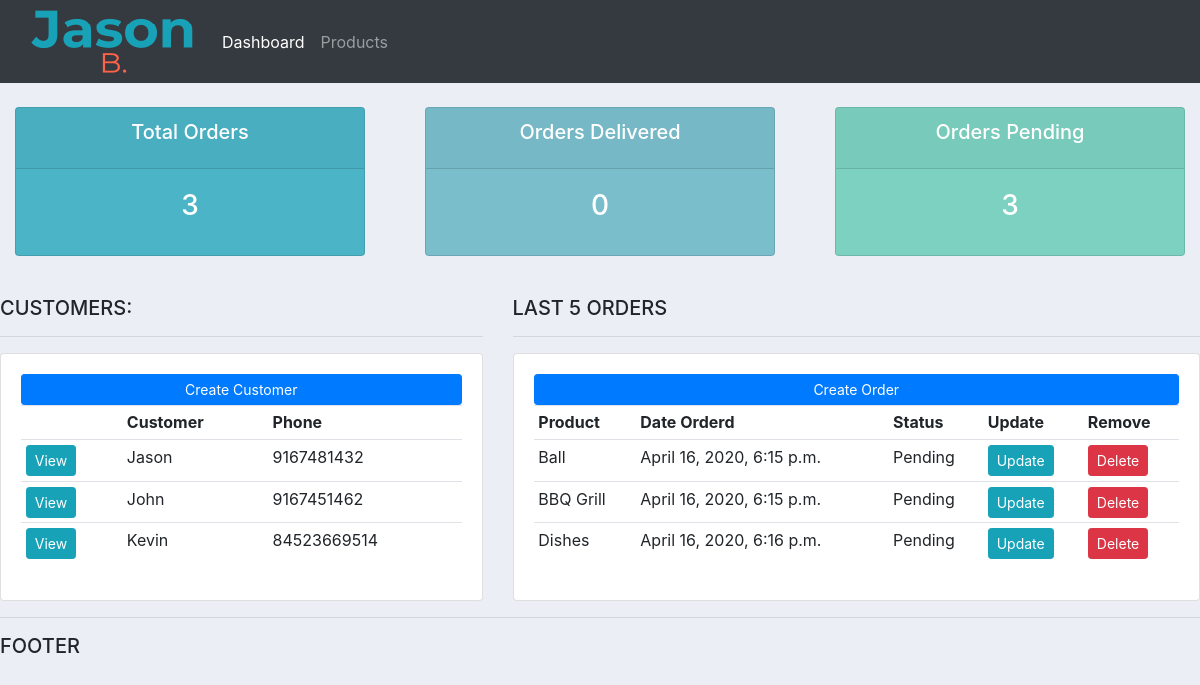
The page /accounts/ on the database as committed earlier.
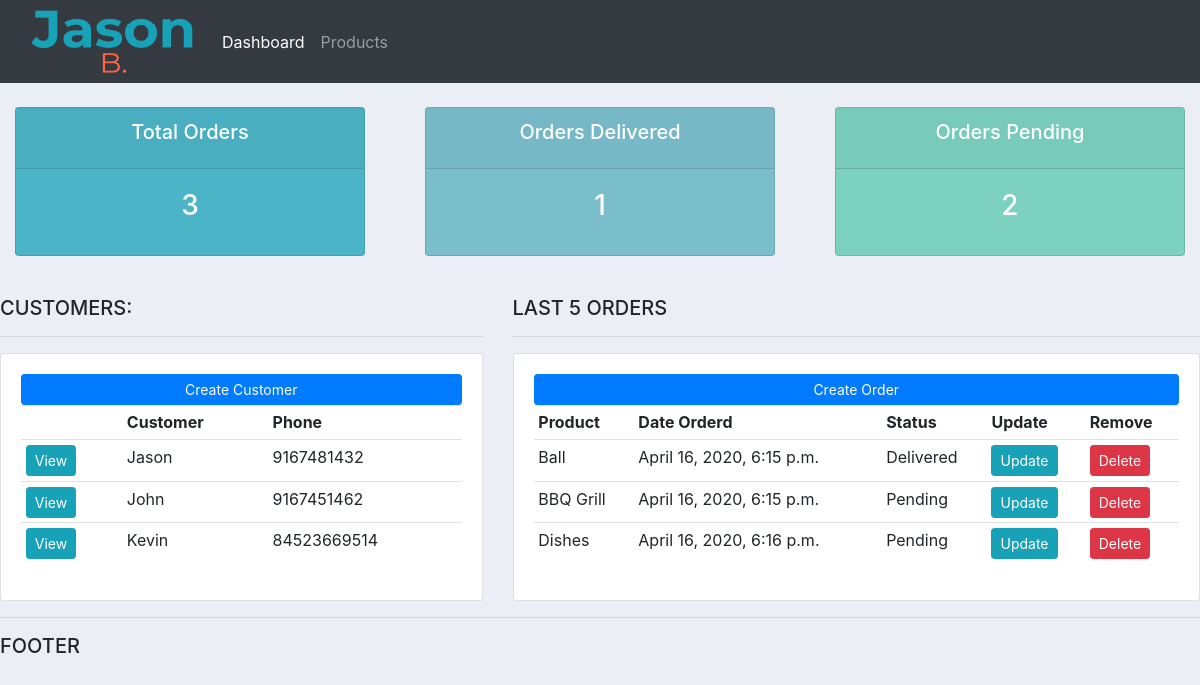
The same page on the database as committed later.
### accounts/models.py (models this page shows, shortened)
class Order(models.Model):
	STATUS = (
			('Pending','Pending'),
			('Out for Delivery','Out for Delivery'),
			('Delivered','Delivered'),
		)
	customer = models.ForeignKey(Customer, null = True, on_delete = models.SET_NULL) #Order inherits from customer and on deleting the customer the order remains with null value currosponding to the deleted customer
	products = models.ForeignKey(Product, null = True, on_delete = models.SET_NULL) #Order inherits from products and on deleting the product the order remains with null value currosponding to the deleted product
	date_created = models.DateTimeField(auto_now_add = True)
	status = models.CharField(max_length = 200, null = True, choices = STATUS)

class Product(models.Model):
	CATEGORY = (
	 		('Indoor','Indoor'),
	 		('Out Door','Out Door'),
	 	)
	name = models.CharField(max_length = 200, null = True)
	price = models.FloatField(null = True)
	category = models.CharField(max_length = 200, null = True, choices = CATEGORY)
	description = models.CharField(max_length = 200, null = True, blank = True)
	date_created = models.DateTimeField(auto_now_add = True)
	tags = models.ManyToManyField(Tag)
	def __str__(self):
		return self.name

### accounts/views.py (the view)
# urls.py: 2. Add a URL to urlpatterns:  path('', views.home, name='home')
def home(request):
	orders = Order.objects.all()
	customers = Customer.objects.all()
	total_customers = customers.count()
	total_orders = orders.count()
	orders_delivered = orders.filter(status = 'Delivered').count()
	orders_pending = orders.filter(status = 'Pending').count()
	container = {'orders':orders , 'customers': customers,
	'total_orders':total_orders,'total_customers':total_customers,
	'orders_delivered':orders_delivered,'orders_pending':orders_pending}
	return render(request, 'accounts/dashboard.html',container)

### accounts/templates/accounts/dashboard.html
{%  extends 'accounts/main.html' %}
{% block content %}
{%  include 'accounts/status.html' %}
<br>
<div class="row">
	<div class="col-md-5">
		<h5>CUSTOMERS:</h5>
		<hr>
		<div class="card card-body">
			<a class="btn btn-primary  btn-sm btn-block" href="#">Create Customer</a>
			<table class="table table-sm">
				<tr>
					<th></th>
					<th>Customer</th>
					<th>Phone</th>
				</tr>
				{%for customer in customers %}
				<tr>
					<td><a class = "btn btn-sm btn-info"  href = "{% url 'customers' customer.id %}">View</a></td>
					<td>{{customer.name}}</td>
					<td>{{customer.phone}}</td>
				</tr>
				{% endfor %}
			</table>
		</div>
	</div>
	<div class="col-md-7">
		<h5>LAST 5 ORDERS</h5>
		<hr>
		<div class="card card-body">
			<a class="btn btn-primary  btn-sm btn-block" href="{% url 'create_order' %}">Create Order</a>
			<table class="table table-sm">
				<tr>
					<th>Product</th>
					<th>Date Orderd</th>
					<th>Status</th>
					<th>Update</th>
					<th>Remove</th>
				</tr>
				{%for order in orders%}
				<tr>
					<td>{{order.products}}</td>
					<td>{{order.date_created}}</td>
					<td>{{order.status}}</td>
					<td><a class = "btn btn-sm btn-info" href = "{% url 'update_order' order.id %}">Update</a></td>
					<td><a class = "btn btn-sm btn-danger" href = "{% url 'delete_order' order.id %}">Delete</a></td>
				</tr>
				{%endfor%}
			</table>
		</div>
	</div>
</div>
{% endblock %}

Rows that differ between the two databases and show on the page:
changed Order "Ball": status "Pending" → "Delivered"
Other text that changed with them:
{{ orders_delivered }}: "0" → "1"
{{ orders_pending }}: "3" → "2"
